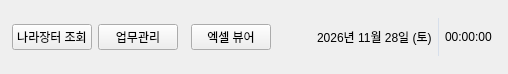
       <widget class="QFrame" name="topbar">
        <property name="minimumSize">
         <size>
          <width>0</width>
          <height>74</height>
         </size>
        </property>
        <property name="maximumSize">
         <size>
          <width>16777215</width>
          <height>74</height>
         </size>
        </property>
        <property name="frameShape">
         <enum>QFrame::NoFrame</enum>
        </property>
        <layout class="QHBoxLayout" name="topbarLayout">
         <property name="spacing">
          <number>6</number>
         </property>
         <property name="leftMargin">
          <number>12</number>
         </property>
         <property name="topMargin">
          <number>6</number>
         </property>
         <property name="rightMargin">
          <number>16</number>
         </property>
         <property name="bottomMargin">
          <number>6</number>
         </property>
         <item>
          <widget class="QPushButton" name="btn_toolbar_g2b">
           <property name="font">
            <font>
             <weight>50</weight>
             <bold>false</bold>
            </font>
           </property>
           <property name="cursor">
            <cursorShape>PointingHandCursor</cursorShape>
           </property>
           <property name="text">
            <string>나라장터 조회</string>
           </property>
           <property name="class" stdset="0">
            <string>toolbarAction</string>
           </property>
          </widget>
         </item>
         <item>
          <widget class="QPushButton" name="btn_toolbar_work">
           <property name="cursor">
            <cursorShape>PointingHandCursor</cursorShape>
           </property>
           <property name="text">
            <string>업무관리</string>
           </property>
           <property name="class" stdset="0">
            <string>toolbarAction</string>
           </property>
          </widget>
         </item>
         <item>
          <widget class="QFrame" name="toolbarSeparator">
           <property name="minimumSize">
            <size>
             <width>1</width>
             <height>38</height>
            </size>
           </property>
           <property name="frameShape">
            <enum>QFrame::NoFrame</enum>
           </property>
          </widget>
         </item>
         <item>
          <widget class="QPushButton" name="btn_toolbar_excel">
           <property name="cursor">
            <cursorShape>PointingHandCursor</cursorShape>
           </property>
           <property name="text">
            <string>엑셀 뷰어</string>
           </property>
           <property name="class" stdset="0">
            <string>toolbarAction</string>
           </property>
          </widget>
         </item>
         <item>
          <spacer name="topbarSpacer">
           <property name="orientation">
            <enum>Qt::Horizontal</enum>
           </property>
           <property name="sizeHint" stdset="0">
            <size>
             <width>40</width>
             <height>20</height>
            </size>
           </property>
          </spacer>
         </item>
         <item>
          <widget class="QLabel" name="lbl_date">
           <property name="text">
            <string>2026년 11월 28일 (토)</string>
           </property>
          </widget>
         </item>
         <item>
          <widget class="QFrame" name="toolbarSeparator_2">
           <property name="minimumSize">
            <size>
             <width>1</width>
             <height>38</height>
            </size>
           </property>
           <property name="maximumSize">
            <size>
             <width>1</width>
             <height>38</height>
            </size>
           </property>
           <property name="styleSheet">
            <string notr="true">background: #d7dfeb;</string>
           </property>
           <property name="frameShape">
            <enum>QFrame::NoFrame</enum>
           </property>
          </widget>
         </item>
         <item>
          <widget class="QLabel" name="lbl_clock">
           <property name="text">
            <string>00:00:00</string>
           </property>
          </widget>
         </item>
        </layout>
       </widget>
